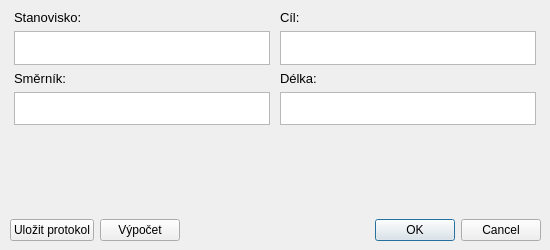
<?xml version="1.0" encoding="UTF-8"?>
<ui version="4.0">
 <class>Smernikadelka</class>
 <widget class="QDialog" name="Smernikadelka">
  <property name="geometry">
   <rect>
    <x>0</x>
    <y>0</y>
    <width>550</width>
    <height>250</height>
   </rect>
  </property>
  <property name="windowTitle">
   <string>Dialog</string>
  </property>
  <widget class="QWidget" name="layoutWidget">
   <property name="geometry">
    <rect>
     <x>10</x>
     <y>10</y>
     <width>531</width>
     <height>231</height>
    </rect>
   </property>
   <layout class="QVBoxLayout" name="verticalLayout_6">
    <item>
     <layout class="QVBoxLayout" name="verticalLayout_5">
      <property name="sizeConstraint">
       <enum>QLayout::SetFixedSize</enum>
      </property>
      <item>
       <layout class="QHBoxLayout" name="horizontalLayout">
        <property name="sizeConstraint">
         <enum>QLayout::SetFixedSize</enum>
        </property>
        <item>
         <layout class="QVBoxLayout" name="verticalLayout_2">
          <item>
           <widget class="QLabel" name="label">
            <property name="font">
             <font>
              <pointsize>10</pointsize>
             </font>
            </property>
            <property name="text">
             <string>Stanovisko:</string>
            </property>
           </widget>
          </item>
          <item>
           <widget class="QTextEdit" name="textEdit">
            <property name="sizePolicy">
             <sizepolicy hsizetype="Fixed" vsizetype="Fixed">
              <horstretch>0</horstretch>
              <verstretch>0</verstretch>
             </sizepolicy>
            </property>
            <property name="font">
             <font>
              <pointsize>10</pointsize>
             </font>
            </property>
           </widget>
          </item>
         </layout>
        </item>
        <item>
         <layout class="QVBoxLayout" name="verticalLayout">
          <item>
           <widget class="QLabel" name="label_2">
            <property name="font">
             <font>
              <pointsize>10</pointsize>
             </font>
            </property>
            <property name="text">
             <string>Cíl:</string>
            </property>
           </widget>
          </item>
          <item>
           <widget class="QTextEdit" name="textEdit_2">
            <property name="sizePolicy">
             <sizepolicy hsizetype="Fixed" vsizetype="Fixed">
              <horstretch>0</horstretch>
              <verstretch>0</verstretch>
             </sizepolicy>
            </property>
            <property name="font">
             <font>
              <pointsize>10</pointsize>
             </font>
            </property>
           </widget>
          </item>
         </layout>
        </item>
       </layout>
      </item>
      <item>
       <layout class="QHBoxLayout" name="horizontalLayout_2">
        <property name="sizeConstraint">
         <enum>QLayout::SetFixedSize</enum>
        </property>
        <item>
         <layout class="QVBoxLayout" name="verticalLayout_3">
          <item>
           <widget class="QLabel" name="label_3">
            <property name="font">
             <font>
              <pointsize>10</pointsize>
             </font>
            </property>
            <property name="text">
             <string>Směrník:</string>
            </property>
           </widget>
          </item>
          <item>
           <widget class="QTextEdit" name="textEdit_3">
            <property name="sizePolicy">
             <sizepolicy hsizetype="Fixed" vsizetype="Fixed">
              <horstretch>0</horstretch>
              <verstretch>0</verstretch>
             </sizepolicy>
            </property>
            <property name="font">
             <font>
              <pointsize>10</pointsize>
             </font>
            </property>
           </widget>
          </item>
         </layout>
        </item>
        <item>
         <layout class="QVBoxLayout" name="verticalLayout_4">
          <item>
           <widget class="QLabel" name="label_4">
            <property name="font">
             <font>
              <pointsize>10</pointsize>
             </font>
            </property>
            <property name="text">
             <string>Délka:</string>
            </property>
           </widget>
          </item>
          <item>
           <widget class="QTextEdit" name="textEdit_4">
            <property name="sizePolicy">
             <sizepolicy hsizetype="Fixed" vsizetype="Fixed">
              <horstretch>0</horstretch>
              <verstretch>0</verstretch>
             </sizepolicy>
            </property>
            <property name="font">
             <font>
              <pointsize>10</pointsize>
             </font>
            </property>
           </widget>
          </item>
         </layout>
        </item>
       </layout>
      </item>
     </layout>
    </item>
    <item>
     <spacer name="verticalSpacer">
      <property name="orientation">
       <enum>Qt::Vertical</enum>
      </property>
      <property name="sizeType">
       <enum>QSizePolicy::Fixed</enum>
      </property>
      <property name="sizeHint" stdset="0">
       <size>
        <width>20</width>
        <height>88</height>
       </size>
      </property>
     </spacer>
    </item>
    <item>
     <layout class="QHBoxLayout" name="horizontalLayout_3">
      <item>
       <widget class="QPushButton" name="uloz_protokol">
        <property name="text">
         <string>Uložit protokol</string>
        </property>
       </widget>
      </item>
      <item>
       <widget class="QPushButton" name="uloz_protokol_2">
        <property name="text">
         <string>Výpočet</string>
        </property>
       </widget>
      </item>
      <item>
       <spacer name="horizontalSpacer">
        <property name="orientation">
         <enum>Qt::Horizontal</enum>
        </property>
        <property name="sizeHint" stdset="0">
         <size>
          <width>78</width>
          <height>20</height>
         </size>
        </property>
       </spacer>
      </item>
      <item>
       <widget class="QDialogButtonBox" name="buttonBox">
        <property name="orientation">
         <enum>Qt::Horizontal</enum>
        </property>
        <property name="standardButtons">
         <set>QDialogButtonBox::Cancel|QDialogButtonBox::Ok</set>
        </property>
       </widget>
      </item>
     </layout>
    </item>
   </layout>
  </widget>
 </widget>
 <resources/>
 <connections>
  <connection>
   <sender>buttonBox</sender>
   <signal>accepted()</signal>
   <receiver>Smernikadelka</receiver>
   <slot>accept()</slot>
   <hints>
    <hint type="sourcelabel">
     <x>248</x>
     <y>254</y>
    </hint>
    <hint type="destinationlabel">
     <x>157</x>
     <y>274</y>
    </hint>
   </hints>
  </connection>
  <connection>
   <sender>buttonBox</sender>
   <signal>rejected()</signal>
   <receiver>Smernikadelka</receiver>
   <slot>reject()</slot>
   <hints>
    <hint type="sourcelabel">
     <x>316</x>
     <y>260</y>
    </hint>
    <hint type="destinationlabel">
     <x>286</x>
     <y>274</y>
    </hint>
   </hints>
  </connection>
 </connections>
</ui>
